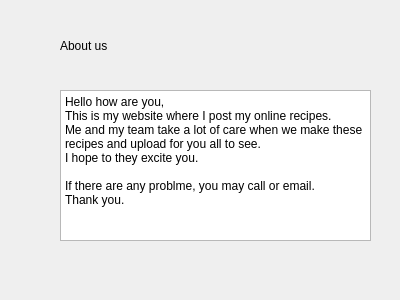
<?xml version="1.0" encoding="UTF-8"?>
<ui version="4.0">
 <class>about</class>
 <widget class="QDialog" name="about">
  <property name="geometry">
   <rect>
    <x>0</x>
    <y>0</y>
    <width>400</width>
    <height>300</height>
   </rect>
  </property>
  <property name="windowTitle">
   <string>Dialog</string>
  </property>
  <widget class="QLabel" name="label">
   <property name="geometry">
    <rect>
     <x>-4</x>
     <y>1</y>
     <width>411</width>
     <height>311</height>
    </rect>
   </property>
   <property name="styleSheet">
    <string notr="true">background-image: url(:/QTpics/QTPics/background2.jfif);</string>
   </property>
   <property name="text">
    <string/>
   </property>
  </widget>
  <widget class="QLabel" name="label_2">
   <property name="geometry">
    <rect>
     <x>60</x>
     <y>30</y>
     <width>201</width>
     <height>31</height>
    </rect>
   </property>
   <property name="styleSheet">
    <string notr="true">font: 16pt &quot;Segoe UI&quot;;</string>
   </property>
   <property name="text">
    <string>About us</string>
   </property>
  </widget>
  <widget class="QLabel" name="label_3">
   <property name="geometry">
    <rect>
     <x>60</x>
     <y>80</y>
     <width>331</width>
     <height>161</height>
    </rect>
   </property>
   <property name="styleSheet">
    <string notr="true">background-image: url(:/QTpics/QTPics/background2.jfif);</string>
   </property>
   <property name="text">
    <string/>
   </property>
  </widget>
  <widget class="QTextEdit" name="textEdit">
   <property name="geometry">
    <rect>
     <x>60</x>
     <y>90</y>
     <width>311</width>
     <height>151</height>
    </rect>
   </property>
   <property name="html">
    <string>&lt;!DOCTYPE HTML PUBLIC &quot;-//W3C//DTD HTML 4.0//EN&quot; &quot;http://www.w3.org/TR/REC-html40/strict.dtd&quot;&gt;
&lt;html&gt;&lt;head&gt;&lt;meta name=&quot;qrichtext&quot; content=&quot;1&quot; /&gt;&lt;meta charset=&quot;utf-8&quot; /&gt;&lt;style type=&quot;text/css&quot;&gt;
p, li { white-space: pre-wrap; }
hr { height: 1px; border-width: 0; }
li.unchecked::marker { content: &quot;\2610&quot;; }
li.checked::marker { content: &quot;\2612&quot;; }
&lt;/style&gt;&lt;/head&gt;&lt;body style=&quot; font-family:'Segoe UI'; font-size:9pt; font-weight:400; font-style:normal;&quot;&gt;
&lt;p style=&quot; margin-top:0px; margin-bottom:0px; margin-left:0px; margin-right:0px; -qt-block-indent:0; text-indent:0px;&quot;&gt;Hello how are you,&lt;/p&gt;
&lt;p style=&quot; margin-top:0px; margin-bottom:0px; margin-left:0px; margin-right:0px; -qt-block-indent:0; text-indent:0px;&quot;&gt;This is my website where I post my online recipes.&lt;/p&gt;
&lt;p style=&quot; margin-top:0px; margin-bottom:0px; margin-left:0px; margin-right:0px; -qt-block-indent:0; text-indent:0px;&quot;&gt;Me and my team take a lot of care when we make these&lt;/p&gt;
&lt;p style=&quot; margin-top:0px; margin-bottom:0px; margin-left:0px; margin-right:0px; -qt-block-indent:0; text-indent:0px;&quot;&gt;recipes and upload for you all to see.&lt;/p&gt;
&lt;p style=&quot; margin-top:0px; margin-bottom:0px; margin-left:0px; margin-right:0px; -qt-block-indent:0; text-indent:0px;&quot;&gt;I hope to they excite you.&lt;/p&gt;
&lt;p style=&quot;-qt-paragraph-type:empty; margin-top:0px; margin-bottom:0px; margin-left:0px; margin-right:0px; -qt-block-indent:0; text-indent:0px;&quot;&gt;&lt;br /&gt;&lt;/p&gt;
&lt;p style=&quot; margin-top:0px; margin-bottom:0px; margin-left:0px; margin-right:0px; -qt-block-indent:0; text-indent:0px;&quot;&gt;If there are any problme, you may call or email.&lt;/p&gt;
&lt;p style=&quot; margin-top:0px; margin-bottom:0px; margin-left:0px; margin-right:0px; -qt-block-indent:0; text-indent:0px;&quot;&gt;Thank you.&lt;/p&gt;&lt;/body&gt;&lt;/html&gt;</string>
   </property>
  </widget>
 </widget>
 <resources/>
 <connections/>
</ui>
